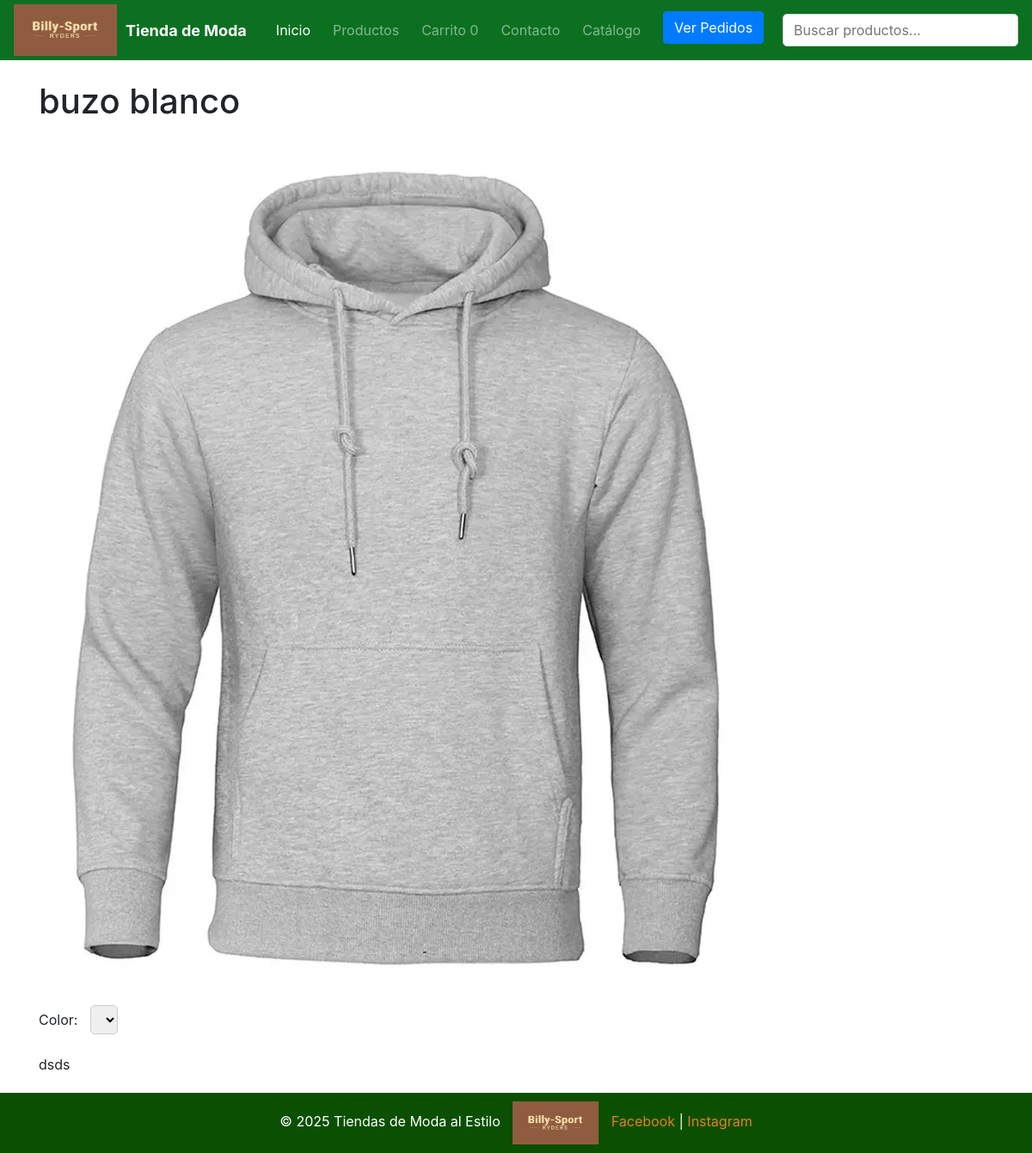
/producto/5/, run on the app's committed database.
### productos/models.py (models this page shows, shortened)
class Producto(models.Model):
    id = models.AutoField(primary_key=True)
    nombre = models.CharField(max_length=200)
    descripcion = models.TextField()
    precio = models.DecimalField(max_digits=10, decimal_places=2)
    stock = models.PositiveIntegerField(default=0)
    imagen = models.ImageField(upload_to='productos/', blank=True, null=True)
    destacado = models.BooleanField(default=False)
    COLOR_CHOICES = [
        ('rojo', 'Rojo'),
        ('naranja', 'Naranja'),
        ('amarillo', 'Amarillo'),
        ('verde', 'Verde'),
        ('celeste', 'Celeste'),
        ('azul', 'Azul'),
        ('violeta', 'Violeta'),
        ('rosa', 'Rosa'),
        ('negro', 'Negro'),
        ('blanco', 'Blanco'),
        ('gris', 'Gris'),
        ('marrón', 'Marrón'),
    ]
    color = models.CharField(max_length=20, choices=COLOR_CHOICES, default='rojo')
    categoria = models.ForeignKey(Categoria, on_delete=models.CASCADE, related_name='productos')

### productos/views.py (the view)
# urls.py: path('producto/<int:pk>/', views.DetalleProducto.as_view(), name='detalle_producto'),
class DetalleProducto(DetailView):
    model = Producto
    template_name = 'productos/detalle_producto.html'  # Nombre del template
    context_object_name = 'producto'

### productos/templates/productos/detalle_producto.html (shortened to what this page needs)
{% extends 'productos/base.html' %}
{% load static %}
{% block content %}
<link rel="stylesheet" href="{% static 'productos/css/detalles_producto.css' %}">
    <h1>{{ producto.nombre }}</h1>
    <img src="{{ producto.imagen.url }}" alt="{{ producto.nombre }}" id="imagen-producto">
    <div class="color-selector">
        <label for="color">Color:</label>
        <select id="color" name="color">
        </select>
    </div>
    <p>{{ producto.descripcion }}</p>
    <p>{{ producto.precio }}</p>
    <form id="form-agregar-carrito">
        <label for="cantidad">Cantidad:</label>
        <button type="submit">Agregar al carrito</button>
        <a href="{% url 'productos:index' %}"><button type="button">Volver al inicio</button></a> </form>
{% endblock %}

### static/productos/css/detalles_producto.css (style rules this page uses)
.color-selector { margin-bottom: 20px; }
.color-selector label { margin-right: 10px; }
.color-selector select { padding: 5px; border: 1px solid #ccc; border-radius: 5px; }

### data on the page
Producto: nombre "buzo blanco", imagen (picture), descripcion "dsds"
